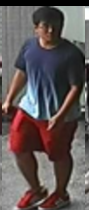
#> input picture fashion/testImage/test1.png, 89 x 210 px
$ jupyter execute --allow-errors find_color.ipynb   (shell and % lines are left out)
#> lines starting #> are read from the running program, lines starting #| are printed output that depends on the picture; after the words box and inside, x2 and y2 are one past the last pixel; in counts of white or black regions, pixels touching at a corner belong together
# Color Space Tutorial
*Reference*:
- https://opencv-python-tutroals.readthedocs.io/en/latest/py_tutorials/py_imgproc/py_colorspaces/py_colorspaces.html
- https://stackoverflow.com/questions/10948589/choosing-the-correct-upper-and-lower-hsv-boundaries-for-color-detection-withcv
- https://stackoverflow.com/questions/25398188/black-color-object-detection-hsv-range-in-opencv

For black and white colors in HSV range you have to set hue at maximum range (0 to 180), and saturation at maximum range (0 to 255). You can play with the value, for example, 0 to 30 or 40 for black, and 200 to 255 for white.

[cell 1]
# // for black
# cvInRangeS(imgHSV, cvScalar(0, 0, 0, 0), cvScalar(180, 255, 30, 0), imgThreshold);
# val < 60 (25%) && sat < 50(20%)

# // for white
# cvInRangeS(imgHSV, cvScalar(0, 0, 200, 0), cvScalar(180, 255, 255, 0), imgThreshold);
# val > 250 (97%) && sat < 8 (3%)


# //colorful
# val (25-50%), sat (<20 = color (dark)gray, >20 = deep color)
# val (50-80%), sat (<50 = color gray, >50 = color)
# val (80-100%), sat (>8 && <50 = pale color, >50 = color)

[cell 2]
0.97*255

[cell 3]
import cv2
import numpy as np
from skimage import io

[cell 4]
colors = ["black","white"]
hues = [0,0]

[cell 5]
red = 15
colors.append("red")
hues.append(red)

orange = red + 10 #25
colors.append("orange")
hues.append(orange)

yellow = orange + 10 #35
colors.append("yellow")
hues.append(yellow)

green = yellow + 40 #75
colors.append("green")
hues.append(green)

light_blue = green + 20 #95
colors.append("light_blue")
hues.append(light_blue)

navy_blue = light_blue + 35 #130
colors.append("navy_blue")
hues.append(navy_blue)

purple = navy_blue + 15 #145
colors.append("purple")
hues.append(purple)

pink = purple + 20 #160
colors.append("pink")
hues.append(pink)

print(len(colors))
print(colors)
print(len(hues))
print(hues)

[cell 6]
def getColor(hsv_sample):
    hue = hsv_sample[0]
    sat = hsv_sample[1]
    val = hsv_sample[2]

    if val < 60 and sat < 50: return 0 # black
    if val > 250 and sat < 8: return 1 # white

    #start from red
    for index, color_hue in enumerate(hues):
        if hue < color_hue: return index

    return 2 #return red

[cell 7]
sample_color = np.array([0,50,50])
print(colors[getColor(sample_color)])

sample_color = np.array([20,50,150])
print(colors[getColor(sample_color)])

sample_color = np.array([30,150,50])
print(colors[getColor(sample_color)])

sample_color = np.array([60,100,50])
print(colors[getColor(sample_color)])

sample_color = np.array([80,230,80])
print(colors[getColor(sample_color)])

sample_color = np.array([100,250,50])
print(colors[getColor(sample_color)])

sample_color = np.array([140,250,50])
print(colors[getColor(sample_color)])

sample_color = np.array([150,250,150])
print(colors[getColor(sample_color)])

sample_color = np.array([170,250,150])
print(colors[getColor(sample_color)])

sample_color = np.array([150,250,20])
print(colors[getColor(sample_color)])
sample_color = np.array([150,250,250])
print(colors[getColor(sample_color)])

[cell 8]
image_path = 'testImage/test1.png'
img = cv2.imread(image_path)
#> img is the input picture: shape (210, 89, 3); mean B, G, R 86.2, 86.7, 96.7
img = cv2.cvtColor(img,cv2.COLOR_BGR2RGB)
hsv = cv2.cvtColor(img,cv2.COLOR_RGB2HSV)
#> hsv: shape (210, 89, 3); mean H, S, V 45.6, 60.9, 102.2
rgb_hsv = cv2.cvtColor(hsv,cv2.COLOR_BGR2RGB) #to show on matplotlib
#> rgb_hsv: shape (210, 89, 3); mean H, S, V 102.2, 60.9, 45.6

lower_red = np.array([0,50,50])
upper_red = np.array([10,255,255])

# Threshold the HSV image to get only red colors
mask = cv2.inRange(hsv, lower_red, upper_red)
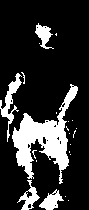
#> mask: shape (210, 89); 18.7% white; 22 white regions (17 under 20 px), largest, box (x1, y1, x2, y2) and area: (12, 84, 78, 184) 2279, (0, 73, 22, 142) 415, (39, 189, 64, 210) 257, (17, 180, 40, 210) 248, (35, 23, 54, 49) 235

# Bitwise-AND mask and original image
res = cv2.bitwise_and(img,img, mask= mask)
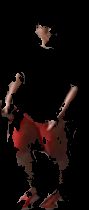
#> res: shape (210, 89, 3); mean R, G, B 17.4, 9.5, 8.3

[cell 9]
import matplotlib.pyplot as plt

[cell 10]
flat_hsv = hsv.reshape(-1,3)
flat_hsv[:2]
#> Out = [[0, 0, 0], [0, 0, 0]]

[cell 11]
x = np.array([1, 2, 3, 4, 5])
squarer = lambda t: t ** 2
vfunc = np.vectorize(squarer)
vfunc(x)

[cell 12]
hsv_samples = np.array([[35,215,120],[12,8,150]])
mapColor = np.array([getColor(sample) for sample in hsv_samples])
mapColor

[cell 13]
plt.subplot(1, 3, 1)
plt.imshow(img)
plt.subplot(1, 3, 2)
plt.imshow(rgb_hsv)
plt.subplot(1, 3, 3)
plt.imshow(hsv)
plt.show()
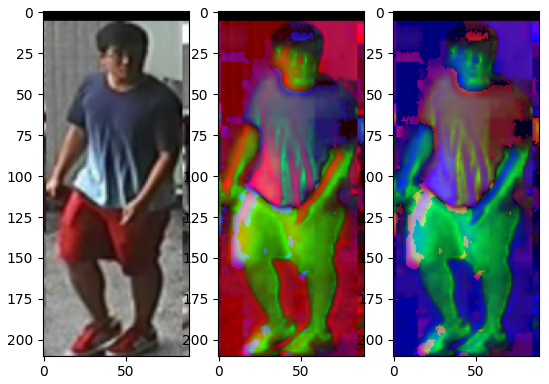
#> figure drawn by matplotlib, 3 panels
plt.subplot(1, 2, 1)
plt.imshow(mask, cmap="gray")
plt.subplot(1, 2, 2)
plt.imshow(res)
plt.show()
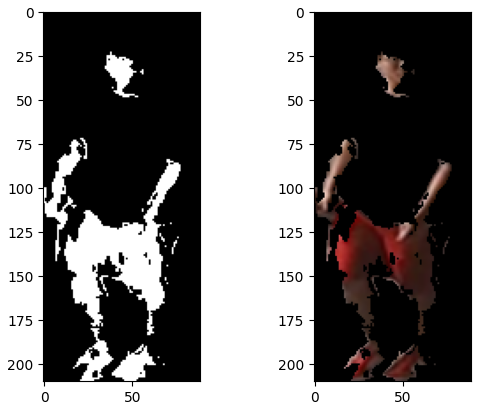
#> figure drawn by matplotlib, 2 panels

[cell 14]
shorts = hsv[120:150, :, :]
#> shorts: shape (30, 89, 3); mean H, S, V 30, 124.9, 94.1
plt.imshow(shorts)
plt.show()

[cell 15]
flat_hsv = shorts.reshape(-1,3)
#> flat_hsv = 2670 rows, first 8: [2, 106, 48], [2, 103, 47], [103, 56, 32], [105, 38, 40], [105, 20, 51], [150, 5, 53], [8, 20, 52], [8, 46, 44]
flat_hsv[:2]
mapColor = np.array([getColor(sample) for sample in flat_hsv])
#> mapColor = 2670 values, max 9 at index 175, min 0 at index 3, mean 2.3
print(mapColor)
#> (printed output is left out)
print(mapColor.shape)
#| (2670,)

[cell 16]
(values,counts) = np.unique(mapColor,return_counts=True)
#> values = [0, 2, 3, 4, 5, 6, 7, 9]; counts = [77, 2233, 58, 56, 210, 28, 6, 2]
print(values)
#| [0 2 3 4 5 6 7 9]
print(counts)
#| [  77 2233   58   56  210   28    6    2]
dominantColor = values[np.argmax(counts)]
#> dominantColor = 2
print(colors[dominantColor])
#| red

[cell 17]
body = hsv[30:120, :, :]
#> body: shape (90, 89, 3); mean H, S, V 68.8, 59.4, 100.1
plt.imshow(body)
plt.show()

[cell 18]
def getDominantColor(hsv_samples):
    flat_hsv = hsv_samples.reshape(-1,3)
    mapColor = np.array([getColor(sample) for sample in flat_hsv])
#> mapColor = 8010 values, max 9 at index 7, min 0 at index 60, mean 4
    (values,counts) = np.unique(mapColor,return_counts=True)
#> values = [0, 2, 3, 4, 5, 6, 7, 8, 9]; counts = [1291, 2307, 268, 236, 751, 353, 2700, 42, 62]
    print(values)
#| [0 2 3 4 5 6 7 8 9]
    print(counts)
#| [1291 2307  268  236  751  353 2700   42   62]
    dominantColor = values[np.argmax(counts)]
#> dominantColor = 7
    return colors[dominantColor]

[cell 19]
getDominantColor(body)
#> Out = 'navy_blue'

[cell 20]
head = hsv[10:25, 40:60, :]
plt.imshow(head)
plt.show()
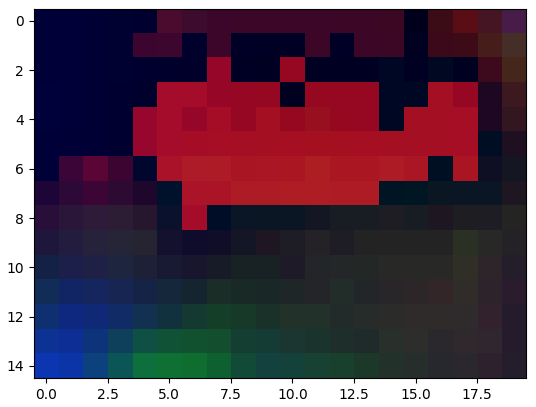
#> figure drawn by matplotlib, 1 panel

[cell 21]
getDominantColor(head)
#> in getDominantColor (call 2), `flat_hsv = hsv_samples.reshape(-1,3)`: flat_hsv = 300 rows, first 8: [0, 0, 57], [0, 0, 57], [0, 0, 53], [0, 0, 49], [0, 0, 46], [75, 11, 46], [60, 11, 45], [60, 6, 42]
#| [0 2 3 4 5]
#| [253  12  25   8   2]
#> Out = 'black'

[cell 22]
image_path = 'testImage/test2.jpg'
img = cv2.imread(image_path)
#> (the rest of this cell did not finish here and is left out)

#> (a cell that did not finish here is left out)

[cell 24]
person1 = hsv[140:280, 10:160, :]
#> person1: shape (70, 79, 3); mean H, S, V 24.8, 71.3, 105.3
plt.imshow(person1)
plt.show()

[cell 25]
getDominantColor(person1)
#| [0 2 3 4 5 6 7]
#| [  95 3487  588  439  699  219    3]
#> Out = 'red'

[cell 26]
person2 = hsv[140:380, 180:300, :]
#> person2 = empty array
#> (the rest of this cell did not finish here and is left out)

[cell 27]
person5 = hsv[140:380, 580:620, :]
#> person5 = empty array
#> (the rest of this cell did not finish here and is left out)

[cell 28]
person1 = hsv[140:280, 10:160, :]
plt.imshow(person1)
plt.show()
getDominantColor(person1)
#| [0 2 3 4 5 6 7]
#| [  95 3487  588  439  699  219    3]
#> Out = 'red'
